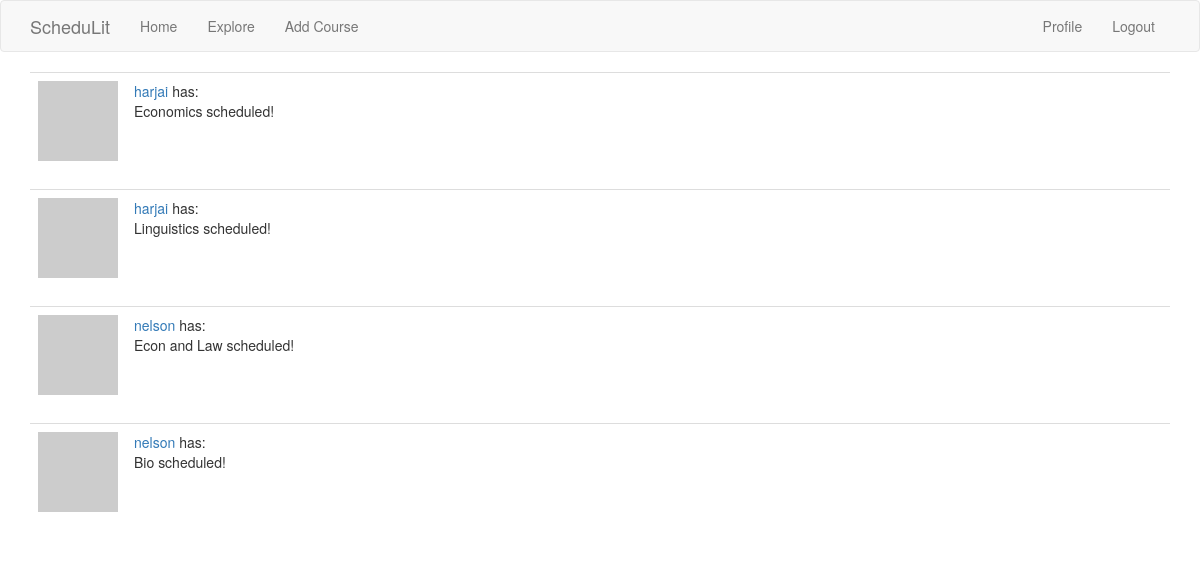
Page /explore (signed in) on the committed database.
### app/models.py (models this page shows, shortened)
class Course(db.Model):
    id = db.Column(db.Integer, primary_key = True)
    course = db.Column(db.String(100))
    timestamp = db.Column(db.DateTime, index = True, default= datetime.utcnow)
    building = db.Column(db.String(50))
    user_id = db.Column(db.Integer, db.ForeignKey('user.id'))

class User(UserMixin, db.Model):
    id = db.Column(db.Integer, primary_key = True)
    first_name = db.Column(db.String(64), index = True)
    last_name = db.Column(db.String(100), index = True)
    username = db.Column(db.String(64), index = True, unique = True)
    email = db.Column(db.String(120), index = True, unique = True)
    password_hash = db.Column(db.String(128))
    courses = db.relationship('Course', backref ='author', lazy = 'dynamic')
    about_me = db.Column(db.String(150))
    last_seen = db.Column(db.DateTime, default= datetime.utcnow)
    followed = db.relationship('User', secondary = followers,
        primaryjoin =(followers.c.follower_id == id),
        secondaryjoin=(followers.c.followed_id == id),
        backref = db.backref('followers', lazy= 'dynamic'), lazy = 'dynamic' )
    def avatar(self, size):
        digest = md5(self.email.lower().encode('utf-8')).hexdigest()
        return 'https://www.gravatar.com/avatar/{}?d=identicon&s={}'.format(
            digest, size)

### app/main/routes.py (the view)
@bp.route('/explore')
@login_required
def explore():
    followerCourses = Course.query.order_by(Course.timestamp.desc()).all()
    return render_template('explore.html', title='Explore', courses=followerCourses)

### app/main/routes.py (called while the page is built)
@bp.before_request
def before_request():
    if current_user.is_authenticated:
        current_user.last_seen = datetime.utcnow()
        db.session.commit()

### app/models.py (called while the page is built)
@login.user_loader
def load_user(id):
    return User.query.get(int(id))

### app/templates/explore.html
{% extends "base.html" %}
{% block app_content %}
{% if courses %}
    {% for course in courses %}
    <table class="table table-hover">
        <tr>
            <td width="70px">
                <a href="{{ url_for('main.user', username=course.author.username) }}">
                    <img src="{{ course.author.avatar(70) }}" />
                </a>
            </td>
            <td>
                <a href="{{ url_for('main.user', username=course.author.username) }}">
                    {{ course.author.username }}
                </a>
                has:
                <br>
                {{ course.course }} scheduled!
            </td>
        </tr>
    </table>
    {% endfor %}
{%else%}
<h3>You have no followers!</h3>
{%endif%}
{% endblock %}

### rows in the picture
Course: author.username "harjai", course "Economics"
Course: author.username "harjai", course "Linguistics"
Course: author.username "nelson", course "Econ and Law"
Course: author.username "nelson", course "Bio"
